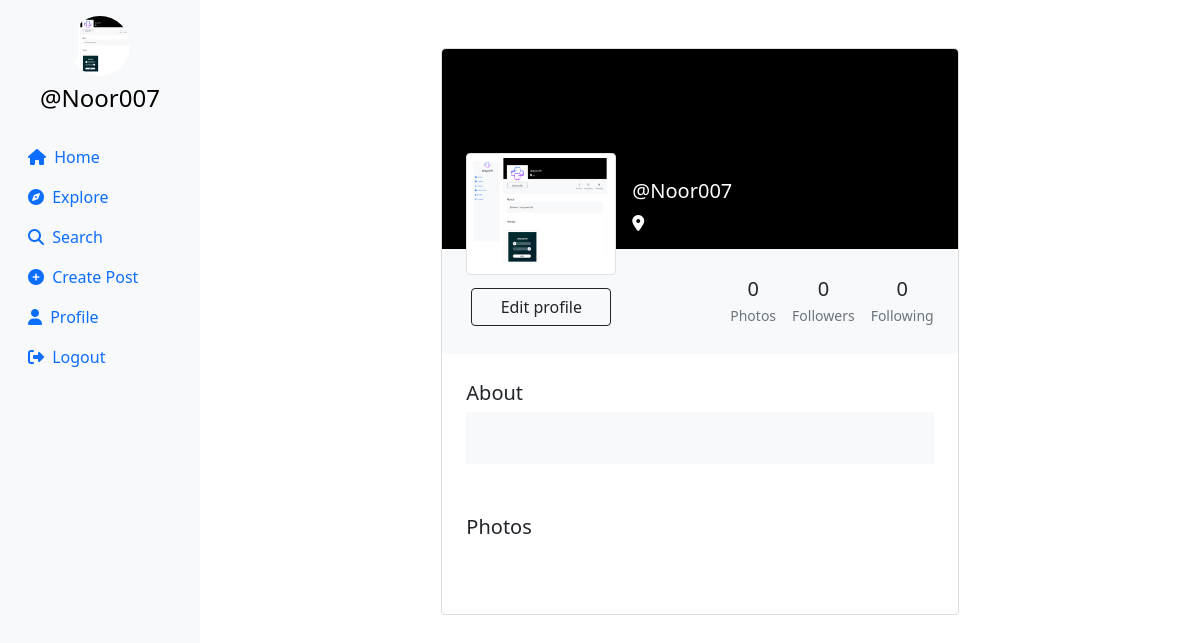
Page /profile/Noor007 (signed in) on the committed database.
### userauth/models.py (models this page shows, shortened)
class Profile(models.Model):
    user = models.ForeignKey(User, on_delete=models.CASCADE)
    id_user = models.IntegerField(primary_key=True, default=0)
    bio = models.TextField(blank=True, default='')
    profileimg = models.ImageField(upload_to='profile_images', default='blank-profile-picture.png')
    location = models.CharField(max_length=100, blank=True, default='')

### userauth/views.py (the view)
# urls.py: path('profile/<str:id_user>', views.profile),
@login_required(login_url='/loginn')
def profile(request,id_user):
    user_object = User.objects.get(username=id_user)
    print(user_object)
    profile = Profile.objects.get(user=request.user)
    user_profile = Profile.objects.get(user=user_object)
    user_posts = Post.objects.filter(user=id_user).order_by('-created_at')
    user_post_length = len(user_posts)
    follower = request.user.username
    user = id_user
    if Followers.objects.filter(follower=follower, user=user).first():
        follow_unfollow = 'Unfollow'
    else:
        follow_unfollow = 'Follow'
    user_followers = len(Followers.objects.filter(user=id_user))
    user_following = len(Followers.objects.filter(follower=id_user))
    context = {
        'user_object': user_object,
        'user_profile': user_profile,
        'user_posts': user_posts,
        'user_post_length': user_post_length,
        'profile': profile,
        'follow_unfollow':follow_unfollow,
        'user_followers': user_followers,
        'user_following': user_following,
    }
    if request.user.username == id_user:
        if request.method == 'POST':
            if request.FILES.get('image') == None:
             image = user_profile.profileimg
             bio = request.POST['bio']
             location = request.POST['location']
             user_profile.profileimg = image
             user_profile.bio = bio
             user_profile.location = location
             user_profile.save()
            if request.FILES.get('image') != None:
             image = request.FILES.get('image')
             bio = request.POST['bio']
             location = request.POST['location']
             user_profile.profileimg = image
             user_profile.bio = bio
             user_profile.location = location
             user_profile.save()
            return redirect('/profile/'+id_user)
        else:
            return render(request, 'profile.html', context)
    return render(request, 'profile.html', context)

### templates/profile.html (shortened to what this page needs)
{% load static %}
<!DOCTYPE html>
<html lang="en">
<head>
    <link rel="stylesheet" href="https://maxcdn.bootstrapcdn.com/bootstrap/4.5.2/css/bootstrap.min.css">
    <link href="https://cdn.jsdelivr.net/npm/bootstrap@5.0.2/dist/css/bootstrap.min.css" rel="stylesheet"
>
    <link rel="stylesheet" href="{% static 'css/app.css' %}">
</head>
<body>
    {% load static %}
    <div class="container-fluid">
        <div class="row">
            <nav class="col-md-2 d-none d-md-block sidebar" style="position: fixed;">
                <div class="text-center mt-3">
                    <img src="{{profile.profileimg.url}}" alt="Profile Picture" class="profile-pic">
                    <h4 class="mt-2"><a href="/profile/{{user}}" style="text-decoration:none;">@{{user}}</a></h4>
                </div>
                <ul class="nav flex-column mt-4">
                    <li class="nav-item">
                        <a class="nav-link active" href="/">
                            <i class="fa-solid fa-house mr-1"></i> Home
                        </a>
                    </li>
                    <li class="nav-item">
                        <a class="nav-link" href="/explore">
                            <i class="fa-solid fa-compass mr-1"></i> Explore
                        </a>
                    </li>
                    <li class="nav-item">
                        <a class="nav-link" href="#" data-bs-toggle="modal" data-bs-target="#exampleModal3">
                            <i class="fa-solid fa-magnifying-glass mr-1"></i> Search
                        </a>
                    </li>
                    <li class="nav-item">
                        <a class="nav-link" href="#" data-bs-toggle="modal" data-bs-target="#exampleModal2"
                            data-bs-whatever="@getbootstrap">
                            <i class="fa-solid fa-circle-plus mr-1"></i> Create Post
                        </a>
                    </li>
                    <li class="nav-item">
                        <a class="nav-link" href="/profile/{{user}}">
                            <i class="fa-solid fa-user mr-1"></i> Profile
                        </a>
                    </li>
                    <li class="nav-item">
                        <a class="nav-link" href="/logoutt">
                            <i class="fa-solid fa-right-from-bracket mr-1"></i> Logout
                        </a>
                    </li>
                </ul>
            </nav>
            {% load static %}
            <main role="main" class="col-md-9 ml-sm-auto col-lg-10 px-md-4">
                <section class="gradient-custom-2">
                    <div class="container py-5">
                        <div class="row d-flex justify-content-center align-items-center h-100">
                            <div class="col col-lg-9 col-xl-7">
                                <div class="card">
                                    <div class="rounded-top text-white d-flex flex-row"
                                        style="background:black; height:200px;">
                                        <div class="ms-4  d-flex flex-column" style="width: 150px; margin-top:5rem;">
                                            <img src="{{user_profile.profileimg.url}}" alt="Generic placeholder image"
                                                class="img-fluid img-thumbnail mt-4 mb-2"
                                                style="width: 150px; z-index: 1">
                                            {% if user == user_profile.user %}
                                            <button type="button" class="btn btn-outline-dark"
                                                data-mdb-ripple-color="dark" style="z-index: 1; margin: 5px;"
                                                data-bs-toggle="modal" data-bs-target="#exampleModal1"
                                                data-bs-whatever="@getbootstrap">
                                                Edit profile
                                            </button>
                                            {% endif %}
                                        </div>
                                        <div class="ms-3" style="margin-top: 130px;">
                                            <h5>@{{user_profile.user}}</h5>
                                            <p><i class="fa-solid fa-location-dot"></i> {{user_profile.location}}</p>
                                        </div>
                                    </div>
                                    <div class="p-4 text-black" style="background-color: #f8f9fa;">
                                        <div class="d-flex justify-content-end text-center py-1">
                                            <div>
                                                <p class="mb-1 h5">{{user_post_length}}</p>
                                                <p class="small text-muted mb-0">Photos</p>
                                            </div>
                                            <div class="px-3">
                                                <p class="mb-1 h5">{{user_followers}}</p>
                                                <p class="small text-muted mb-0">Followers</p>
                                            </div>
                                            <div>
                                                <p class="mb-1 h5">{{user_following}}</p>
                                                <p class="small text-muted mb-0">Following</p>
                                            </div>
                                        </div>
                                    </div>
                                    <div class="card-body p-4 text-black">
                                        <div class="mb-5">
                                            <p class="lead fw-normal mb-1">About</p>
                                            <div class="p-4" style="background-color: #f8f9fa;">
                                            </div>
                                        </div>
                                        <div class="mb-5">
                                            <p class="lead fw-normal mb-1">Photos</p>
                                        </div>
                                    </div>
                                </div>
                            </div>
                        </div>
                    </div>
                </section>
            </main>
        </div>
    </div>
</body>
</html>

### templates/profile.html (style rules this page uses)
.sidebar { background-color: #f8f9fa; height: 100vh; color: black; }
.profile-pic { width: 60px; height: 60px; border-radius: 50%; object-fit: cover; }
a { color: black; }

### rows in the picture
Profile: profileimg (picture), user "Noor007"

### other values in the picture
{{ user }} "Noor007"
{{ user_post_length }} "0"
{{ user_followers }} "0"
{{ user_following }} "0"
